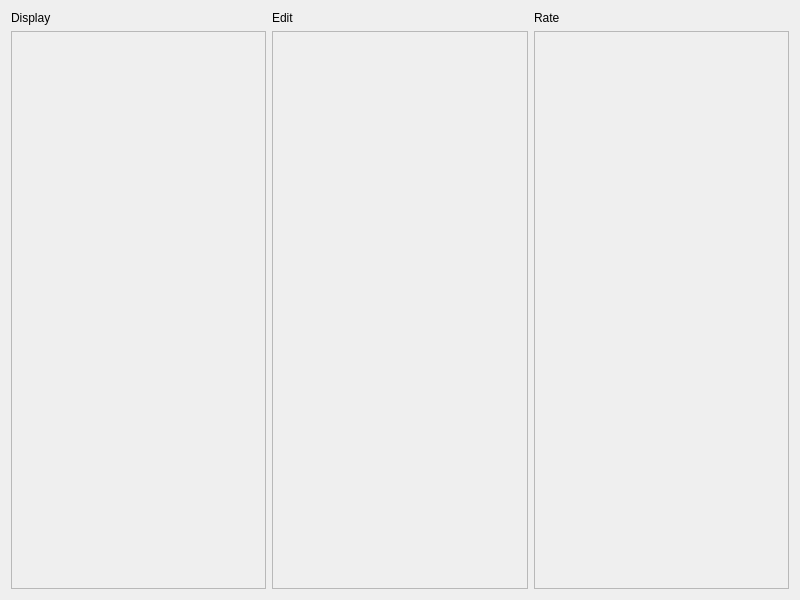
<?xml version="1.0" encoding="UTF-8"?>
<ui version="4.0">
 <class>QtPvdbViewTestsDialog</class>
 <widget class="QDialog" name="QtPvdbViewTestsDialog">
  <property name="geometry">
   <rect>
    <x>0</x>
    <y>0</y>
    <width>800</width>
    <height>600</height>
   </rect>
  </property>
  <property name="windowTitle">
   <string>View tests</string>
  </property>
  <property name="windowIcon">
   <iconset resource="Brainweaver.qrc">
    <normaloff>:/images/PicArrow14x14.png</normaloff>:/images/PicArrow14x14.png</iconset>
  </property>
  <layout class="QGridLayout" name="gridLayout">
   <item row="0" column="0">
    <widget class="QLabel" name="label_display">
     <property name="text">
      <string>Display</string>
     </property>
    </widget>
   </item>
   <item row="0" column="1">
    <widget class="QLabel" name="label_edit">
     <property name="text">
      <string>Edit</string>
     </property>
    </widget>
   </item>
   <item row="0" column="2">
    <widget class="QLabel" name="label_rate">
     <property name="text">
      <string>Rate</string>
     </property>
    </widget>
   </item>
   <item row="1" column="0">
    <widget class="QScrollArea" name="scrollArea_display">
     <property name="widgetResizable">
      <bool>true</bool>
     </property>
     <widget class="QWidget" name="display_contents">
      <property name="geometry">
       <rect>
        <x>0</x>
        <y>0</y>
        <width>255</width>
        <height>557</height>
       </rect>
      </property>
     </widget>
    </widget>
   </item>
   <item row="1" column="1">
    <widget class="QScrollArea" name="scrollArea_edit">
     <property name="widgetResizable">
      <bool>true</bool>
     </property>
     <widget class="QWidget" name="edit_contents">
      <property name="geometry">
       <rect>
        <x>0</x>
        <y>0</y>
        <width>254</width>
        <height>557</height>
       </rect>
      </property>
     </widget>
    </widget>
   </item>
   <item row="1" column="2">
    <widget class="QScrollArea" name="scrollArea_rate">
     <property name="widgetResizable">
      <bool>true</bool>
     </property>
     <widget class="QWidget" name="rate_contents">
      <property name="geometry">
       <rect>
        <x>0</x>
        <y>0</y>
        <width>255</width>
        <height>557</height>
       </rect>
      </property>
     </widget>
    </widget>
   </item>
  </layout>
 </widget>
 <resources>
  <include location="Brainweaver.qrc"/>
 </resources>
 <connections/>
</ui>
